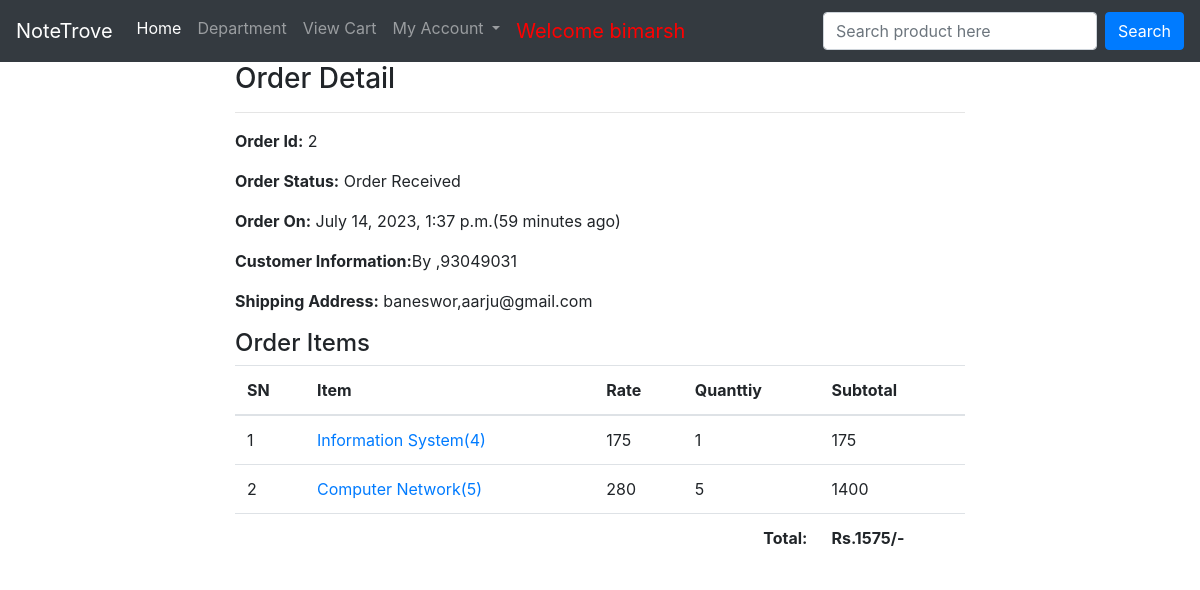
Screenshot of /profile/order-2/ (signed in) with the database file from the repository.
### RBB/models.py (models this page shows, shortened)
class Order(models.Model):
    cart=models.OneToOneField(Cart,on_delete=models.CASCADE)
    ordered_by=models.CharField(max_length=200)
    shipping_address=models.CharField(max_length=200)
    mobile=models.CharField(max_length=10)
    email=models.EmailField(null=True,blank=True)
    subtotal=models.PositiveIntegerField()
    discount=models.PositiveIntegerField()
    total=models.PositiveIntegerField()
    order_status=models.CharField(max_length=50,choices=ORDER_STATUS)
    created_at=models.DateTimeField(auto_now_add=True)
    payment_method=models.CharField(max_length=20,choices=METHOD,default="Cash On Delivery")
    payment_completed=models.BooleanField(default=False,null=True,blank=True)

class CartProduct(models.Model):
    cart=models.ForeignKey(Cart,on_delete=models.CASCADE)
    product=models.ForeignKey(Product,on_delete=models.CASCADE)
    rate=models.PositiveIntegerField()
    quantity=models.PositiveIntegerField()
    subtotal=models.PositiveIntegerField()

class Product(models.Model):
    title=models.CharField(max_length=200)
    slug=models.SlugField(unique=True)
    category=models.ForeignKey(Category,on_delete=models.CASCADE)
    image = models.ImageField(upload_to='products')
    marked_price =models.PositiveIntegerField()
    selling_price=models.PositiveIntegerField()
    description=models.TextField()
    warranty=models.CharField(max_length=300,null=True,blank=True)
    return_policy=models.CharField(max_length=300,null=True,blank=True)
    var_count=models.PositiveIntegerField(default=0)

### RBB/views.py (the view)
# urls.py: path('profile/order-<int:pk>/',CustomerOrderDetailView.as_view(),name='customerorderdetail'),
class CustomerOrderDetailView(DetailView):
    template_name='customerorderdetail.html'
    model=Order
    context_object_name='ord_obj'
    def dispatch(self,request,*args,**kwargs):
        if request.user.is_authenticated and Customer.objects.filter(user=request.user).exists():
            order_id=self.kwargs['pk']
            order=Order.objects.get(id=order_id)
            if request.user.customer != order.cart.customer:
                return redirect('/profile/')
        else:
            return redirect('/login/?next=/profile/')
        return super().dispatch(request,*args,**kwargs)

### templates/customerorderdetail.html (shortened to what this page needs)
{% extends 'base.html'%}
{% load humanize %}
{%block content%}
<div class="container">
    <div class="row">
        <div class="col-md-8 mx-auto">
            <h3>Order Detail</h3><hr>
            <p><span class="font-weight-bold">Order Id:</span> {{ord_obj.id}}</p>
            <p><span class="font-weight-bold">Order Status:</span> {{ord_obj.order_status}}</p>
            <p><span class="font-weight-bold">Order On:</span> {{ord_obj.created_at}}({{ord_obj.created_at|timesince}} ago)</p>
            <p><span class="font-weight-bold">Customer Information:</span>By {{ord_obj.order_by}},{{ord_obj.mobile}}</p>
            <p><span class="font-weight-bold">Shipping Address:</span> {{ord_obj.shipping_address}},{{ord_obj.email}}</p>
            <h4>Order Items</h4>
            <table class="table">
                <thead>
                    <tr>
                        <th>SN</th>
                        <th>Item</th>
                        <th>Rate</th>
                        <th>Quanttiy</th>
                        <th>Subtotal</th>
                    </tr>
                </thead>
                <tbody>
                    {%for cp in ord_obj.cart.cartproduct_set.all%}
                    <tr>
                        <td>{{forloop.counter}}</td>
                        <td><a target='_blank' href="{% url 'RBB:productdetail' cp.product.slug%}">{{cp.product.title}}({{cp.product.id}})</a></td>
                        <td>{{cp.rate}}</td>
                        <td>{{cp.quantity}}</td>
                        <td>{{cp.subtotal}}</td>
                    </tr>
                    {%endfor%}
                    <tr>
                        <th colspan="4" class="text-right">Total:</th>
                        <th>Rs.{{ord_obj.total|intcomma}}/-</th>
                    </tr>
                </tbody>
            </table>
        </div>
    </div>
</div>
{%endblock%}

### templates/base.html (shortened to what this page needs)
<!DOCTYPE html>
<html lang="en">
<head>
    <link rel="stylesheet" href="https://stackpath.bootstrapcdn.com/bootstrap/4.5.2/css/bootstrap.min.css">
</head>
<body>
    <nav class="navbar navbar-expand-lg navbar-dark bg-dark">
        <a class="navbar-brand" href="{% url 'RBB:home'%}">NoteTrove </a>
        <div class="collapse navbar-collapse" id="navbarSupportedContent">
          <ul class="navbar-nav mr-auto">
            <li class="nav-item active">
              <a class="nav-link" href="{% url 'RBB:home'%}">Home <span class="sr-only">(current)</span></a>
            </li>
            <li class="nav-item">
              <a class="nav-link" href="{% url 'RBB:allproducts'%}">Department</a>
            </li>
            <li class="nav-item">
                <a class="nav-link" href="{% url 'RBB:mycart'%}">View Cart</a>
              </li>
            <li class="nav-item dropdown">
              <a class="nav-link dropdown-toggle" href="#" id="navbarDropdown" role="button" data-toggle="dropdown" aria-haspopup="true" aria-expanded="false">
                My Account
              </a>
            </li>
            {%if request.user.customer%}
            <li class="nav-item">
              <a class="nav-link" style="color: red;font-size:20px">Welcome {{request.user.username}}</a>
            </li>
            {%endif%}
          </ul>
          <form class="form-inline my-2 my-lg-0" action="/search/" method="GET" >
            <input name='keyword' class="form-control mr-sm-2" type="search" placeholder="Search product here" aria-label="Search" required>
            <button class="btn btn-primary my-2 my-sm-0" type="submit">Search</button>
          </form>
        </div>
      </nav>
    {% block content%}
    {%endblock%}
</body>
</html>

### rows the page displays
Order: id "2", order_status "Order Received", created_at "July 14, 2023, 1:37 p.m.", created_at "59 minutes", mobile "93049031", shipping_address "baneswor", email "aarju@gmail.com", total "1575"
CartProduct: product "Information System", product.id "4", rate "175", quantity "1", subtotal "175"
CartProduct: product "Computer Network", product.id "5", rate "280", quantity "5", subtotal "1400"

### other values shown
{{ request.user.username }} "bimarsh"
